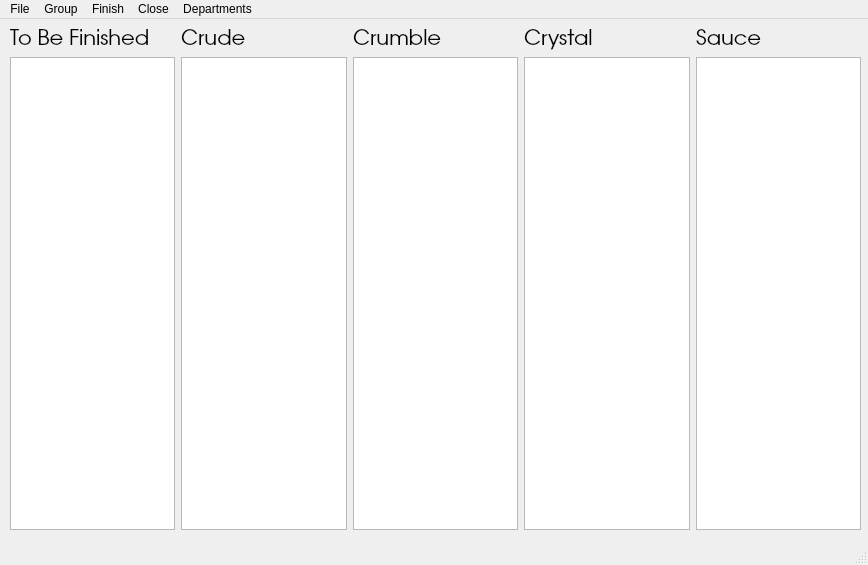
<?xml version="1.0" encoding="UTF-8"?>
<ui version="4.0">
 <class>MainWindow</class>
 <widget class="QMainWindow" name="MainWindow">
  <property name="geometry">
   <rect>
    <x>0</x>
    <y>0</y>
    <width>868</width>
    <height>565</height>
   </rect>
  </property>
  <property name="windowTitle">
   <string>MainWindow</string>
  </property>
  <widget class="QWidget" name="centralwidget">
   <widget class="QWidget" name="horizontalLayoutWidget">
    <property name="geometry">
     <rect>
      <x>10</x>
      <y>10</y>
      <width>851</width>
      <height>501</height>
     </rect>
    </property>
    <property name="font">
     <font>
      <family>URW Gothic L</family>
      <pointsize>16</pointsize>
     </font>
    </property>
    <layout class="QHBoxLayout" name="horizontalLayout">
     <item>
      <layout class="QVBoxLayout" name="verticalLayout">
       <item>
        <widget class="QLabel" name="labelToBe">
         <property name="font">
          <font>
           <family>URW Gothic L</family>
           <pointsize>16</pointsize>
          </font>
         </property>
         <property name="text">
          <string>To Be Finished</string>
         </property>
        </widget>
       </item>
       <item>
        <widget class="QListWidget" name="listToBe">
         <property name="font">
          <font>
           <family>URW Gothic L</family>
           <pointsize>16</pointsize>
          </font>
         </property>
        </widget>
       </item>
      </layout>
     </item>
     <item>
      <layout class="QVBoxLayout" name="verticalLayout_5">
       <item>
        <widget class="QLabel" name="label">
         <property name="text">
          <string>Crude</string>
         </property>
        </widget>
       </item>
       <item>
        <widget class="QListWidget" name="listCrudeFin"/>
       </item>
      </layout>
     </item>
     <item>
      <layout class="QVBoxLayout" name="verticalLayout_2">
       <item>
        <widget class="QLabel" name="labelCrumFin">
         <property name="font">
          <font>
           <family>URW Gothic L</family>
           <pointsize>16</pointsize>
          </font>
         </property>
         <property name="text">
          <string>Crumble </string>
         </property>
        </widget>
       </item>
       <item>
        <widget class="QListWidget" name="listCrumFin">
         <property name="font">
          <font>
           <family>URW Gothic L</family>
           <pointsize>16</pointsize>
          </font>
         </property>
        </widget>
       </item>
      </layout>
     </item>
     <item>
      <layout class="QVBoxLayout" name="verticalLayout_4">
       <item>
        <widget class="QLabel" name="labelCryFIn">
         <property name="font">
          <font>
           <family>URW Gothic L</family>
           <pointsize>16</pointsize>
          </font>
         </property>
         <property name="text">
          <string>Crystal</string>
         </property>
        </widget>
       </item>
       <item>
        <widget class="QListWidget" name="listCry">
         <property name="font">
          <font>
           <family>URW Gothic L</family>
           <pointsize>16</pointsize>
          </font>
         </property>
        </widget>
       </item>
      </layout>
     </item>
     <item>
      <layout class="QVBoxLayout" name="verticalLayout_3">
       <item>
        <widget class="QLabel" name="labelLRFin">
         <property name="font">
          <font>
           <family>URW Gothic L</family>
           <pointsize>16</pointsize>
          </font>
         </property>
         <property name="text">
          <string>Sauce</string>
         </property>
        </widget>
       </item>
       <item>
        <widget class="QListWidget" name="listLRFin">
         <property name="font">
          <font>
           <family>URW Gothic L</family>
           <pointsize>16</pointsize>
          </font>
         </property>
        </widget>
       </item>
      </layout>
     </item>
    </layout>
   </widget>
  </widget>
  <widget class="QMenuBar" name="menubar">
   <property name="geometry">
    <rect>
     <x>0</x>
     <y>0</y>
     <width>868</width>
     <height>25</height>
    </rect>
   </property>
   <widget class="QMenu" name="menuFile">
    <property name="title">
     <string>File</string>
    </property>
    <addaction name="actionQuit"/>
   </widget>
   <widget class="QMenu" name="menuGroup">
    <property name="title">
     <string>Group</string>
    </property>
    <addaction name="actionGroup_Selected"/>
   </widget>
   <widget class="QMenu" name="menuFinish">
    <property name="title">
     <string>Finish</string>
    </property>
    <widget class="QMenu" name="menuFinish_Selected">
     <property name="title">
      <string>Finish Selected</string>
     </property>
     <addaction name="actionCrumble_Goo"/>
     <addaction name="actionLive_Resin"/>
     <addaction name="actionCrystals"/>
     <addaction name="actionCrude"/>
    </widget>
    <addaction name="menuFinish_Selected"/>
   </widget>
   <widget class="QMenu" name="menuClose">
    <property name="title">
     <string>Close</string>
    </property>
    <addaction name="actionHarvest_2"/>
    <addaction name="actionClose_Selected"/>
   </widget>
   <widget class="QMenu" name="menuPages">
    <property name="title">
     <string>Departments</string>
    </property>
    <addaction name="actionCustomer_Relations"/>
    <addaction name="actionIntake"/>
    <addaction name="actionLab"/>
    <addaction name="actionYield"/>
    <addaction name="actionProduct_Management"/>
    <addaction name="actionPackaging"/>
    <addaction name="actionDistillate"/>
    <addaction name="actionPOS"/>
    <addaction name="separator"/>
    <addaction name="actionPage_Switch_On_Off"/>
   </widget>
   <addaction name="menuFile"/>
   <addaction name="menuGroup"/>
   <addaction name="menuFinish"/>
   <addaction name="menuClose"/>
   <addaction name="menuPages"/>
  </widget>
  <widget class="QStatusBar" name="statusbar"/>
  <action name="actionSave">
   <property name="text">
    <string>Save</string>
   </property>
  </action>
  <action name="actionQuit">
   <property name="text">
    <string>Quit</string>
   </property>
  </action>
  <action name="actionGroup_Selected">
   <property name="text">
    <string>Group Selected</string>
   </property>
  </action>
  <action name="actionCrumble_Goo">
   <property name="text">
    <string>Crumble</string>
   </property>
  </action>
  <action name="actionLive_Resin">
   <property name="text">
    <string>Live Resin</string>
   </property>
  </action>
  <action name="actionCrystals">
   <property name="text">
    <string>Crystals</string>
   </property>
  </action>
  <action name="actionTo_Be_Finished">
   <property name="text">
    <string>To Be Finished</string>
   </property>
  </action>
  <action name="actionCrumble_Finsihing">
   <property name="text">
    <string>Crumble Finsihing</string>
   </property>
  </action>
  <action name="actionLive_Resin_Finishing">
   <property name="text">
    <string>Live Resin Finishing</string>
   </property>
  </action>
  <action name="actionCrystal_Finishing">
   <property name="text">
    <string>Crystal Finishing</string>
   </property>
  </action>
  <action name="actionView_Selected">
   <property name="text">
    <string>View Selected</string>
   </property>
  </action>
  <action name="actionHarvest">
   <property name="text">
    <string>Harvest</string>
   </property>
  </action>
  <action name="actionCrum_Goo">
   <property name="text">
    <string>Crum/Goo</string>
   </property>
  </action>
  <action name="actionLive_Resin_2">
   <property name="text">
    <string>Live Resin</string>
   </property>
  </action>
  <action name="actionCrystals_2">
   <property name="text">
    <string>Crystals</string>
   </property>
  </action>
  <action name="actionHarvest_2">
   <property name="text">
    <string>Harvest Crystals</string>
   </property>
  </action>
  <action name="actionCustomer_Relations">
   <property name="text">
    <string>Customer Relations</string>
   </property>
  </action>
  <action name="actionIntake">
   <property name="text">
    <string>Intake</string>
   </property>
  </action>
  <action name="actionLab">
   <property name="text">
    <string>Lab</string>
   </property>
  </action>
  <action name="actionYield">
   <property name="text">
    <string>Yield</string>
   </property>
  </action>
  <action name="actionProduct_Management">
   <property name="text">
    <string>Product Management</string>
   </property>
  </action>
  <action name="actionPackaging">
   <property name="text">
    <string>Packaging</string>
   </property>
  </action>
  <action name="actionDistillate">
   <property name="text">
    <string>Distillate</string>
   </property>
  </action>
  <action name="actionPOS">
   <property name="text">
    <string>POS</string>
   </property>
  </action>
  <action name="actionPage_Switch_On_Off">
   <property name="checkable">
    <bool>true</bool>
   </property>
   <property name="checked">
    <bool>true</bool>
   </property>
   <property name="text">
    <string>Page Switch On/Off</string>
   </property>
  </action>
  <action name="actionClose_Selected">
   <property name="text">
    <string>Close Selected</string>
   </property>
  </action>
  <action name="actionCrude">
   <property name="text">
    <string>Crude</string>
   </property>
  </action>
 </widget>
 <resources/>
 <connections/>
</ui>
